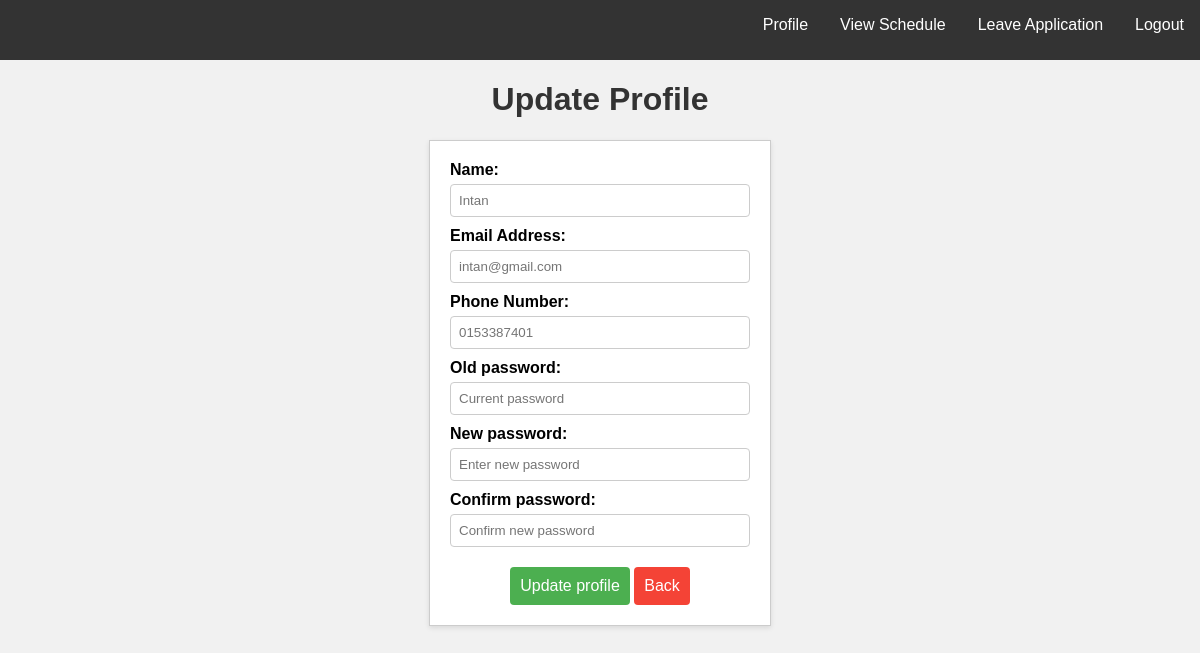
The app's page /updateProfileNurse.php (signed in) with its own data.
### tables this page shows
CREATE TABLE `nurses` (
  `nursesID` int(20) NOT NULL,
  `nursesName` varchar(50) NOT NULL,
  `nursesPhoneNo` varchar(20) NOT NULL,
  `nursesEmail` varchar(50) NOT NULL,
  `nursesPassword` varchar(50) NOT NULL,
  `user_type` varchar(20) NOT NULL,
  `jobID` int(20) NOT NULL
);

### updateProfileNurse.php (the view, shortened to what this page needs)
<?php
include_once 'connection.php';
if (isset($_SESSION['user_id'])) {
    $user_id = $_SESSION['user_id'];
    $sql = "SELECT * FROM nurses WHERE nursesID = '$user_id'";
    $result = mysqli_query($conn, $sql);
    $resultCheck = mysqli_num_rows($result);
    if ($resultCheck > 0) {
        while ($row = mysqli_fetch_assoc($result)) {
            $name = $row['nursesName'];
            $phone = $row['nursesPhoneNo'];
            $email = $row['nursesEmail'];
        }
    }
} else {
    echo "Session timed-out. Login again.";
}
?>
<!DOCTYPE html>
<html lang="en">
<head>
</head>
<body>
    <div class="navbar">
        <ul>
            <li><a class="active" href="nursesMain.php">Profile</a></li>
            <li><a href="viewScheduleNurse.php?nurseID=<?php echo $nurseID; ?>&jobID=<?php echo $jobs; ?>">View Schedule</a></li>
            <li><a href="nursesleaveApplication.php">Leave Application</a></li>
            <li><a class="logout" href="logout.php">Logout</a></li>
        </ul>
    </div>
    <h1>Update Profile</h1>
    <div class="update-profile">
        <form action="updateProfileProcessNurse.php" method="POST" enctype="multipart/form-data">
            <div class="flex">
                <div class="inputBox">
                    <span>Name:</span>
                    <input type="text" id="update_name" name="update_name" placeholder="<?php echo $name; ?>" class="box">
                </div>
                <div class="inputBox">
                    <span>Email Address:</span>
                    <input type="email" id="update_email" name="update_email" placeholder="<?php echo $email; ?>" class="box">
                </div>
                <div class="inputBox">
                    <span>Phone Number:</span>
                    <input type="text" id="update_phone" name="update_phone" placeholder="<?php echo $phone; ?>" class="box">
                </div>
                <div class="inputBox">
                    <span>Old password:</span>
                    <input type="password" id="current_pass" name="update_pass" placeholder="Current password" class="box">
                </div>
                <div class="inputBox">
                    <span>New password:</span>
                    <input type="password" id="pass1" name="pass1" placeholder="Enter new password" class="box">
                </div>
                <div class="inputBox">
                    <span>Confirm password:</span>
                    <input type="password" id="pass2" name="pass2" placeholder="Confirm new password" class="box">
                </div>
            </div>
            <input type="submit" value="Update profile" name="update_profile" class="btn">
            <a href="nursesMain.php" class="delete-btn">Back</a>
        </form>
    </div>
</body>
</html>

### updateProfileNurse.php (style rules this page uses)
body { background-color: #f1f1f1; font-family: Arial, sans-serif; text-align: center; margin: 0; padding-top: 60px; box-sizing: border-box; }
h1 { color: #333; }
.update-profile { width: 300px; margin: 20px auto; padding: 20px; border: 1px solid #ccc; background-color: #fff; box-shadow: 0 2px 5px rgba(0, 0, 0, 0.1); }
.flex { display: flex; flex-direction: column; }
.inputBox { margin-bottom: 10px; }
.inputBox span { display: block; text-align: left; font-weight: bold; margin-bottom: 5px; }
.box { width: 100%; padding: 8px; border: 1px solid #ccc; border-radius: 4px; box-sizing: border-box; }
.btn { background-color: #4CAF50; color: #fff; border: none; padding: 10px; text-align: center; text-decoration: none; display: inline-block; font-size: 16px; margin-top: 10px; cursor: pointer; border-radius: 4px; }
.delete-btn { background-color: #f44336; color: #fff; border: none; padding: 10px; text-align: center; text-decoration: none; display: inline-block; font-size: 16px; margin-top: 10px; cursor: pointer; border-radius: 4px; }
.navbar { background-color: #333; overflow: hidden; position: fixed; top: 0; width: 100%; height: 60px; z-index: 100; }
.navbar ul { list-style-type: none; margin: 0; padding: 0; float: right; }
.navbar li { float: left; }
.navbar li a { display: block; color: white; text-align: center; padding: 16px 16px; text-decoration: none; }
.logout { color: red; }

### records on screen
nurses: update_name "Intan", update_email "intan@gmail.com", update_phone "0153387401"
